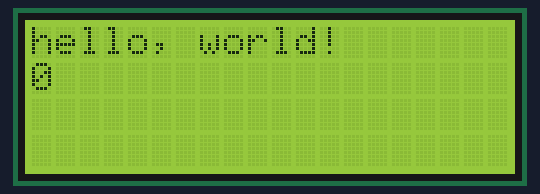
The sketch below on a simulated Arduino Uno, built with avr-gcc and run on an emulated ATmega328P. Parts: 20×4 character LCD.

Above: at 0.1 s.
At 4.1 s:
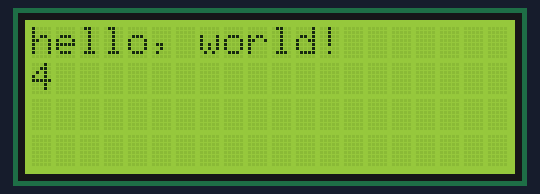
At 11.1 s:
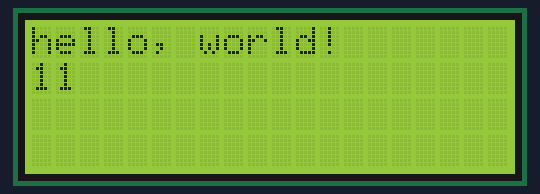
At 15.1 s:
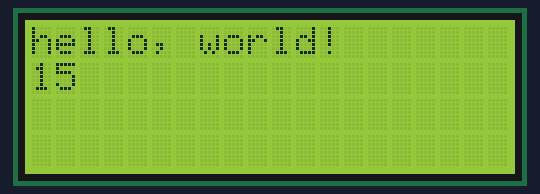
At 20.1 s:
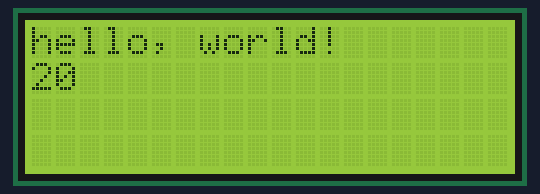
At 39.1 s:
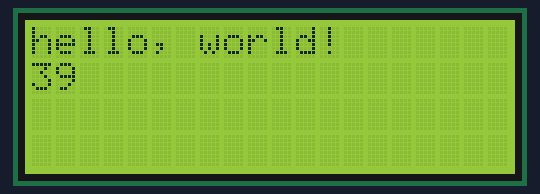

Measured:
- what the display in image 1 shows lasts 1.0 s, from 4.0 s to 5.0 s

The sketch:

lcdnew.ino
```cpp
 #include <SPI.h>

//some comments missing here but they will be in the original sketch

// include the library code:
#include <LiquidCrystal.h>

// initialize the library with the number of the sspin
//(or the latch pin of the 74HC595)
LiquidCrystal lcd(10);

void setup() {
  // set up the LCD's number of columns and rows:
  lcd.begin(20, 4);
  // Print a message to the LCD.
  lcd.print("hello, world!");
}

void loop() {
  // set the cursor to column 0, line 1
  // (note: line 1 is the second row, since counting begins with 0):
  lcd.setCursor(0, 1);
  // print the number of seconds since reset:
  lcd.print(millis()/1000);
}
```
